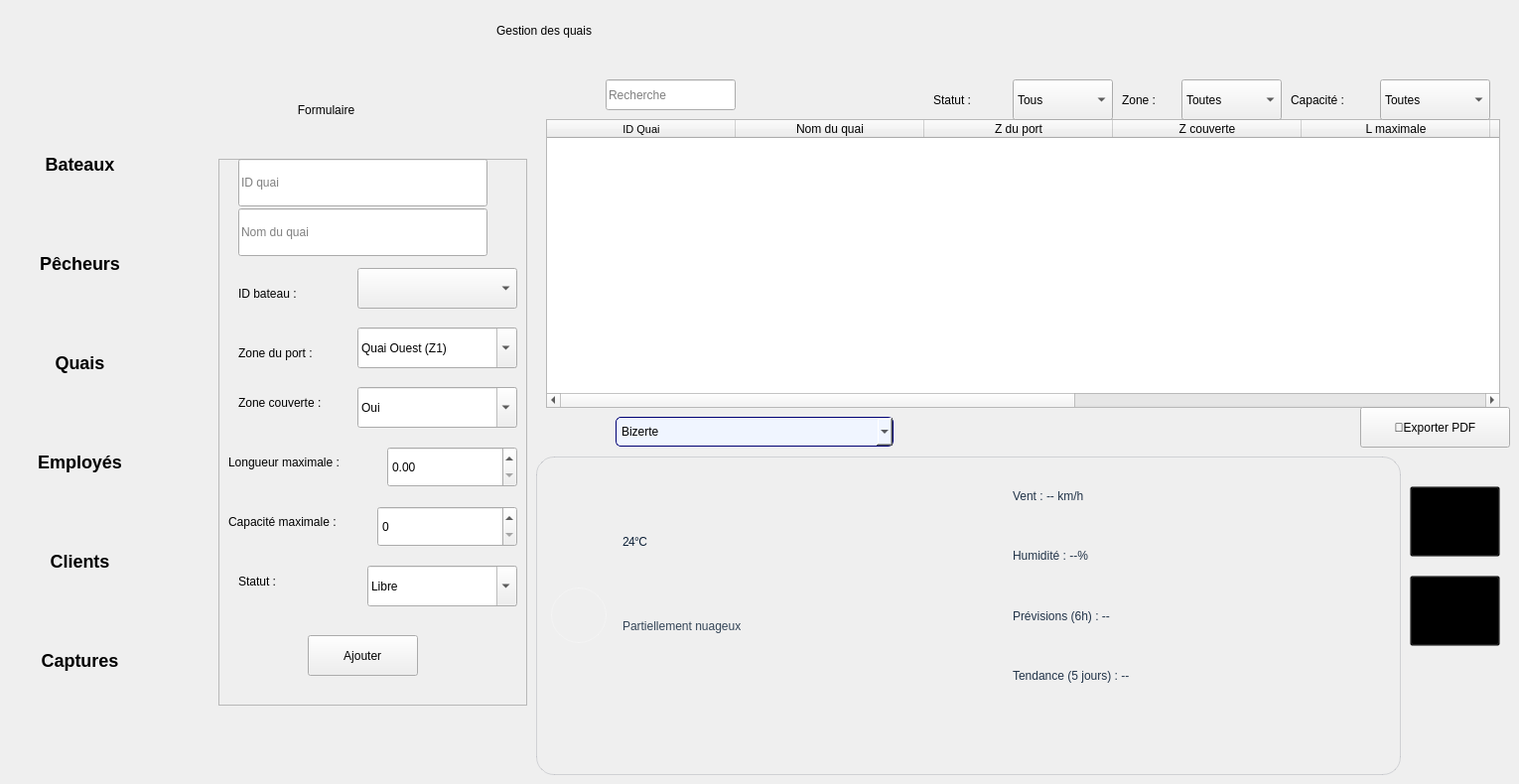
    <widget class="QWidget" name="page_3">
     <widget class="QTableWidget" name="tableWidgetQuai">
      <property name="geometry">
       <rect>
        <x>550</x>
        <y>120</y>
        <width>961</width>
        <height>291</height>
       </rect>
      </property>
      <property name="styleSheet">
       <string notr="true"/>
      </property>
      <attribute name="horizontalHeaderMinimumSectionSize">
       <number>41</number>
      </attribute>
      <attribute name="horizontalHeaderDefaultSectionSize">
       <number>190</number>
      </attribute>
      <attribute name="verticalHeaderMinimumSectionSize">
       <number>31</number>
      </attribute>
      <attribute name="verticalHeaderDefaultSectionSize">
       <number>38</number>
      </attribute>
      <column>
       <property name="text">
        <string>ID Quai</string>
       </property>
       <property name="font">
        <font>
         <pointsize>8</pointsize>
        </font>
       </property>
      </column>
      <column>
       <property name="text">
        <string>Nom du quai</string>
       </property>
      </column>
      <column>
       <property name="text">
        <string>Z du port</string>
       </property>
      </column>
      <column>
       <property name="text">
        <string>Z couverte</string>
       </property>
      </column>
      <column>
       <property name="text">
        <string>L maximale</string>
       </property>
      </column>
      <column>
       <property name="text">
        <string>C maximale</string>
       </property>
       <property name="font">
        <font>
         <bold>false</bold>
        </font>
       </property>
      </column>
      <column>
       <property name="text">
        <string>Statut</string>
       </property>
      </column>
      <column>
       <property name="text">
        <string>ID bateau</string>
       </property>
      </column>
      <column>
       <property name="text">
        <string>Actions</string>
       </property>
      </column>
     </widget>
     <widget class="QLineEdit" name="lineEdit_3">
      <property name="geometry">
       <rect>
        <x>610</x>
        <y>80</y>
        <width>131</width>
        <height>31</height>
       </rect>
      </property>
      <property name="placeholderText">
       <string>Recherche</string>
      </property>
     </widget>
     <widget class="QLabel" name="label_3">
      <property name="geometry">
       <rect>
        <x>500</x>
        <y>0</y>
        <width>501</width>
        <height>61</height>
       </rect>
      </property>
      <property name="styleSheet">
       <string notr="true"/>
      </property>
      <property name="text">
       <string>Gestion des quais</string>
      </property>
     </widget>
     <widget class="QComboBox" name="comboBox_3">
      <property name="geometry">
       <rect>
        <x>1020</x>
        <y>80</y>
        <width>101</width>
        <height>41</height>
       </rect>
      </property>
      <item>
       <property name="text">
        <string>Tous</string>
       </property>
      </item>
      <item>
       <property name="text">
        <string>Libre</string>
       </property>
      </item>
      <item>
       <property name="text">
        <string>Occupé</string>
       </property>
      </item>
      <item>
       <property name="text">
        <string>Maintenance</string>
       </property>
      </item>
     </widget>
     <widget class="QLabel" name="label3_10">
      <property name="geometry">
       <rect>
        <x>560</x>
        <y>80</y>
        <width>31</width>
        <height>31</height>
       </rect>
      </property>
      <property name="styleSheet">
       <string notr="true">color: rgb(255, 255, 255);
image: url(:/res/loupe.png);</string>
      </property>
      <property name="text">
       <string/>
      </property>
     </widget>
     <widget class="QLabel" name="label3_8">
      <property name="geometry">
       <rect>
        <x>1130</x>
        <y>80</y>
        <width>51</width>
        <height>41</height>
       </rect>
      </property>
      <property name="styleSheet">
       <string notr="true"/>
      </property>
      <property name="text">
       <string>Zone :</string>
      </property>
     </widget>
     <widget class="QComboBox" name="comboBox_4">
      <property name="geometry">
       <rect>
        <x>1190</x>
        <y>80</y>
        <width>101</width>
        <height>41</height>
       </rect>
      </property>
      <item>
       <property name="text">
        <string>Toutes</string>
       </property>
      </item>
      <item>
       <property name="text">
        <string>Nord</string>
       </property>
      </item>
      <item>
       <property name="text">
        <string>Bassin central (Z3)</string>
       </property>
      </item>
      <item>
       <property name="text">
        <string>Quai Est (Z2)</string>
       </property>
      </item>
      <item>
       <property name="text">
        <string>Quai Ouest (Z1)</string>
       </property>
      </item>
     </widget>
     <widget class="QComboBox" name="comboBox_5">
      <property name="geometry">
       <rect>
        <x>1390</x>
        <y>80</y>
        <width>111</width>
        <height>41</height>
       </rect>
      </property>
      <item>
       <property name="text">
        <string>Toutes</string>
       </property>
      </item>
      <item>
       <property name="text">
        <string>&lt;= 5 bateaux</string>
       </property>
      </item>
      <item>
       <property name="text">
        <string>6-10 bateaux</string>
       </property>
      </item>
      <item>
       <property name="text">
        <string>&gt; 10 bateaux</string>
       </property>
      </item>
     </widget>
     <widget class="QLabel" name="label3_7">
      <property name="geometry">
       <rect>
        <x>940</x>
        <y>80</y>
        <width>61</width>
        <height>41</height>
       </rect>
      </property>
      <property name="styleSheet">
       <string notr="true"/>
      </property>
      <property name="text">
       <string>Statut :</string>
      </property>
     </widget>
     <widget class="QLabel" name="label3_9">
      <property name="geometry">
       <rect>
        <x>1300</x>
        <y>80</y>
        <width>91</width>
        <height>41</height>
       </rect>
      </property>
      <property name="styleSheet">
       <string notr="true"/>
      </property>
      <property name="text">
       <string>Capacité :</string>
      </property>
     </widget>
     <widget class="QFrame" name="frame">
      <property name="geometry">
       <rect>
        <x>220</x>
        <y>160</y>
        <width>311</width>
        <height>551</height>
       </rect>
      </property>
      <property name="styleSheet">
       <string notr="true"/>
      </property>
      <property name="frameShape">
       <enum>QFrame::Shape::StyledPanel</enum>
      </property>
      <property name="frameShadow">
       <enum>QFrame::Shadow::Raised</enum>
      </property>
      <widget class="QLineEdit" name="lineEdit_4">
       <property name="geometry">
        <rect>
         <x>20</x>
         <y>0</y>
         <width>251</width>
         <height>48</height>
        </rect>
       </property>
       <property name="text">
        <string/>
       </property>
       <property name="placeholderText">
        <string>ID quai</string>
       </property>
      </widget>
      <widget class="QLineEdit" name="lineEdit_6">
       <property name="geometry">
        <rect>
         <x>20</x>
         <y>50</y>
         <width>251</width>
         <height>48</height>
        </rect>
       </property>
       <property name="text">
        <string/>
       </property>
       <property name="placeholderText">
        <string>Nom du quai</string>
       </property>
      </widget>
      <widget class="QLabel" name="label_idBateauQuai">
       <property name="geometry">
        <rect>
         <x>20</x>
         <y>120</y>
         <width>131</width>
         <height>31</height>
        </rect>
       </property>
       <property name="styleSheet">
        <string notr="true">border: none;
</string>
       </property>
       <property name="text">
        <string>ID bateau :</string>
       </property>
      </widget>
      <widget class="QComboBox" name="comboBoxQuaiBateau">
       <property name="geometry">
        <rect>
         <x>140</x>
         <y>110</y>
         <width>161</width>
         <height>41</height>
        </rect>
       </property>
       <property name="editable">
        <bool>false</bool>
       </property>
      </widget>
      <widget class="QComboBox" name="comboBox_6">
       <property name="geometry">
        <rect>
         <x>140</x>
         <y>170</y>
         <width>161</width>
         <height>41</height>
        </rect>
       </property>
       <property name="styleSheet">
        <string notr="true">#combo_box{ border-radius: 15px;
         color: rgba(0, 0, 50, 0.7);
    border: 2px solid #59abc8 ;
}</string>
       </property>
       <property name="editable">
        <bool>true</bool>
       </property>
       <property name="currentText">
        <string>Quai Ouest (Z1)</string>
       </property>
       <item>
        <property name="text">
         <string>Quai Ouest (Z1)</string>
        </property>
       </item>
       <item>
        <property name="text">
         <string>Bassin central (Z3)</string>
        </property>
       </item>
       <item>
        <property name="text">
         <string>Quai Est (Z2)</string>
        </property>
       </item>
      </widget>
      <widget class="QLabel" name="label_2">
       <property name="geometry">
        <rect>
         <x>10</x>
         <y>290</y>
         <width>161</width>
         <height>31</height>
        </rect>
       </property>
       <property name="text">
        <string>Longueur maximale :</string>
       </property>
      </widget>
      <widget class="QDoubleSpinBox" name="doubleSpinBox_2">
       <property name="geometry">
        <rect>
         <x>170</x>
         <y>290</y>
         <width>131</width>
         <height>41</height>
        </rect>
       </property>
      </widget>
      <widget class="QLabel" name="label3_6">
       <property name="geometry">
        <rect>
         <x>10</x>
         <y>350</y>
         <width>181</width>
         <height>31</height>
        </rect>
       </property>
       <property name="styleSheet">
        <string notr="true"/>
       </property>
       <property name="text">
        <string>Capacité maximale :</string>
       </property>
      </widget>
      <widget class="QSpinBox" name="spinBox_2">
       <property name="geometry">
        <rect>
         <x>160</x>
         <y>350</y>
         <width>141</width>
         <height>41</height>
        </rect>
       </property>
      </widget>
      <widget class="QComboBox" name="comboBox_7">
       <property name="geometry">
        <rect>
         <x>150</x>
         <y>410</y>
         <width>151</width>
         <height>41</height>
        </rect>
       </property>
       <property name="editable">
        <bool>true</bool>
       </property>
       <property name="currentText">
        <string>Libre</string>
       </property>
       <item>
        <property name="text">
         <string>Libre</string>
        </property>
       </item>
       <item>
        <property name="text">
         <string>Occupé</string>
        </property>
       </item>
       <item>
        <property name="text">
         <string>Maintenance</string>
        </property>
       </item>
      </widget>
      <widget class="QPushButton" name="pushButton_11">
       <property name="geometry">
        <rect>
         <x>90</x>
         <y>480</y>
         <width>111</width>
         <height>41</height>
        </rect>
       </property>
       <property name="text">
        <string> Ajouter </string>
       </property>
      </widget>
      <widget class="QComboBox" name="comboBox_8">
       <property name="geometry">
        <rect>
         <x>140</x>
         <y>230</y>
         <width>161</width>
         <height>41</height>
        </rect>
       </property>
       <property name="styleSheet">
        <string notr="true">#combo_box{ border-radius: 15px;
         color: rgba(0, 0, 50, 0.7);
    border: 2px solid #59abc8 ;
}</string>
       </property>
       <property name="editable">
        <bool>true</bool>
       </property>
       <property name="currentText">
        <string>Oui</string>
       </property>
       <item>
        <property name="text">
         <string>Oui</string>
        </property>
       </item>
       <item>
        <property name="text">
         <string>Non</string>
        </property>
       </item>
      </widget>
      <widget class="QLabel" name="label_4">
       <property name="geometry">
        <rect>
         <x>20</x>
         <y>180</y>
         <width>131</width>
         <height>31</height>
        </rect>
       </property>
       <property name="text">
        <string>Zone du port :</string>
       </property>
      </widget>
      <widget class="QLabel" name="label_5">
       <property name="geometry">
        <rect>
         <x>20</x>
         <y>230</y>
         <width>131</width>
         <height>31</height>
        </rect>
       </property>
       <property name="text">
        <string>Zone couverte :</string>
       </property>
      </widget>
      <widget class="QLabel" name="label_6">
       <property name="geometry">
        <rect>
         <x>20</x>
         <y>410</y>
         <width>131</width>
         <height>31</height>
        </rect>
       </property>
       <property name="text">
        <string>Statut :</string>
       </property>
      </widget>
     </widget>
     <widget class="QLabel" name="label">
      <property name="geometry">
       <rect>
        <x>240</x>
        <y>90</y>
        <width>271</width>
        <height>41</height>
       </rect>
      </property>
      <property name="styleSheet">
       <string notr="true"/>
      </property>
      <property name="text">
       <string>                  Formulaire</string>
      </property>
     </widget>
     <widget class="QPushButton" name="pushButton_6">
      <property name="geometry">
       <rect>
        <x>1420</x>
        <y>580</y>
        <width>91</width>
        <height>71</height>
       </rect>
      </property>
      <property name="styleSheet">
       <string notr="true">image: url(:/res/icons8-marqueur-de-plan-50.png);
background:transparent;</string>
      </property>
      <property name="text">
       <string/>
      </property>
     </widget>
     <widget class="QPushButton" name="pushButton_9">
      <property name="geometry">
       <rect>
        <x>1420</x>
        <y>490</y>
        <width>91</width>
        <height>71</height>
       </rect>
      </property>
      <property name="styleSheet">
       <string notr="true">image: url(:/res/statistiques.png);
background:transparent;</string>
      </property>
      <property name="text">
       <string/>
      </property>
     </widget>
     <widget class="QComboBox" name="comboBoxCity">
      <property name="geometry">
       <rect>
        <x>620</x>
        <y>420</y>
        <width>280</width>
        <height>30</height>
       </rect>
      </property>
      <property name="styleSheet">
       <string notr="true">border-radius: 5px;
background-color: rgb(240, 245, 255);
border: 1px solid rgb(0, 0, 115);
padding: 3px 5px;
font-size: 12px;</string>
      </property>
      <item>
       <property name="text">
        <string>Bizerte</string>
       </property>
      </item>
      <item>
       <property name="text">
        <string>Tunis</string>
       </property>
      </item>
      <item>
       <property name="text">
        <string>Sfax</string>
       </property>
      </item>
      <item>
       <property name="text">
        <string>Sousse</string>
       </property>
      </item>
      <item>
       <property name="text">
        <string>Gabes</string>
       </property>
      </item>
      <item>
       <property name="text">
        <string>Kelibia</string>
       </property>
      </item>
      <item>
       <property name="text">
        <string>Tabarka</string>
       </property>
      </item>
      <item>
       <property name="text">
        <string>Kasserine</string>
       </property>
      </item>
     </widget>
     <widget class="QFrame" name="frameMeteo">
      <property name="geometry">
       <rect>
        <x>540</x>
        <y>460</y>
        <width>871</width>
        <height>321</height>
       </rect>
      </property>
      <property name="styleSheet">
       <string notr="true">QFrame#frameMeteo {
  border-radius: 18px;
  background: qlineargradient(x1:0, y1:0, x2:1, y2:1,
    stop:0 rgba(255, 255, 255, 235),
    stop:1 rgba(231, 245, 255, 235));
  border: 1px solid rgba(15, 23, 42, 35);
}

QLabel {
  background: transparent;
  border: none;
}

QLabel#labelMeteoTemp {
  color: #0B1F36;
  font: 800 36px &quot;Segoe UI&quot;;
  letter-spacing: -0.6px;
}

QLabel#labelMeteoDesc {
  color: rgba(11, 31, 54, 210);
  font: 600 12px &quot;Segoe UI&quot;;
}

QLabel#labelMeteoWind,
QLabel#labelMeteoHumidity,
QLabel#labelMeteoHourly,
QLabel#labelMeteoDaily,
QLabel#labelMeteoDayDetails {
    color: rgba(11, 31, 54, 230);
    font: 11px &quot;Segoe UI&quot;;
    line-height: 1.45;
}</string>
      </property>
      <property name="frameShape">
       <enum>QFrame::Shape::StyledPanel</enum>
      </property>
      <property name="frameShadow">
       <enum>QFrame::Shadow::Raised</enum>
      </property>
      <layout class="QHBoxLayout" name="horizontalLayoutMeteo">
       <property name="spacing">
        <number>16</number>
       </property>
       <property name="leftMargin">
        <number>14</number>
       </property>
       <property name="topMargin">
        <number>12</number>
       </property>
       <property name="rightMargin">
        <number>14</number>
       </property>
       <property name="bottomMargin">
        <number>12</number>
       </property>
       <item>
        <widget class="QLabel" name="labelMeteoIcon">
         <property name="minimumSize">
          <size>
           <width>56</width>
           <height>56</height>
          </size>
         </property>
         <property name="maximumSize">
          <size>
           <width>56</width>
           <height>56</height>
          </size>
         </property>
         <property name="styleSheet">
          <string notr="true">qproperty-alignment: AlignCenter;
font-size: 32px;
color: white;
background-color: qlineargradient(spread:pad, x1:0, y1:0, x2:1, y2:1,
    stop:0 rgba(0, 149, 255, 255), stop:1 rgba(0, 102, 204, 255));
border-radius: 28px;
border: 1px solid rgba(255, 255, 255, 70);</string>
         </property>
         <property name="text">
          <string/>
         </property>
        </widget>
       </item>
       <item>
        <layout class="QVBoxLayout" name="verticalLayoutMeteoInfo">
         <property name="spacing">
          <number>6</number>
         </property>
         <item>
          <widget class="QLabel" name="labelMeteoTemp">
           <property name="styleSheet">
            <string notr="true"/>
           </property>
           <property name="text">
            <string>24°C</string>
           </property>
           <property name="alignment">
            <set>Qt::AlignmentFlag::AlignLeading|Qt::AlignmentFlag::AlignLeft|Qt::AlignmentFlag::AlignVCenter</set>
           </property>
          </widget>
         </item>
         <item>
          <widget class="QLabel" name="labelMeteoDesc">
           <property name="styleSheet">
            <string notr="true">qproperty-alignment: AlignLeft | AlignTop;</string>
           </property>
           <property name="text">
            <string>Partiellement nuageux</string>
           </property>
           <property name="alignment">
            <set>Qt::AlignmentFlag::AlignLeading|Qt::AlignmentFlag::AlignLeft|Qt::AlignmentFlag::AlignTop</set>
           </property>
           <property name="wordWrap">
            <bool>true</bool>
           </property>
          </widget>
         </item>
        </layout>
       </item>
       <item>
        <layout class="QVBoxLayout" name="verticalLayoutMeteoDetails">
         <property name="spacing">
          <number>6</number>
         </property>
         <item>
          <widget class="QLabel" name="labelMeteoWind">
           <property name="styleSheet">
            <string notr="true">qproperty-alignment: AlignLeft | AlignTop;</string>
           </property>
           <property name="text">
            <string>Vent : -- km/h</string>
           </property>
           <property name="wordWrap">
            <bool>true</bool>
           </property>
          </widget>
         </item>
         <item>
          <widget class="QLabel" name="labelMeteoHumidity">
           <property name="styleSheet">
            <string notr="true">qproperty-alignment: AlignLeft | AlignTop;</string>
           </property>
           <property name="text">
            <string>Humidité : --%</string>
           </property>
           <property name="wordWrap">
            <bool>true</bool>
           </property>
          </widget>
         </item>
         <item>
          <widget class="QLabel" name="labelMeteoHourly">
           <property name="styleSheet">
            <string notr="true">qproperty-alignment: AlignLeft | AlignTop;</string>
           </property>
           <property name="text">
            <string>Prévisions (6h) : --</string>
           </property>
           <property name="wordWrap">
            <bool>true</bool>
           </property>
          </widget>
         </item>
         <item>
          <widget class="QLabel" name="labelMeteoDaily">
           <property name="styleSheet">
            <string notr="true">qproperty-alignment: AlignLeft | AlignTop;</string>
           </property>
           <property name="text">
            <string>Tendance (5 jours) : --</string>
           </property>
           <property name="wordWrap">
            <bool>true</bool>
           </property>
          </widget>
         </item>
         <item>
          <widget class="QLabel" name="labelMeteoDayDetails">
           <property name="styleSheet">
            <string notr="true">qproperty-alignment: AlignLeft | AlignTop;</string>
           </property>
           <property name="text">
            <string/>
           </property>
           <property name="wordWrap">
            <bool>true</bool>
           </property>
          </widget>
         </item>
        </layout>
       </item>
      </layout>
     </widget>
     <widget class="QFrame" name="frame_4">
      <property name="geometry">
       <rect>
        <x>-160</x>
        <y>70</y>
        <width>371</width>
        <height>701</height>
       </rect>
      </property>
      <property name="styleSheet">
       <string notr="true">border-radius:185px;
font-weight:600;
font-size:18px</string>
      </property>
      <property name="frameShape">
       <enum>QFrame::Shape::StyledPanel</enum>
      </property>
      <property name="frameShadow">
       <enum>QFrame::Shadow::Raised</enum>
      </property>
      <widget class="QPushButton" name="pushButton_3b_8">
       <property name="geometry">
        <rect>
         <x>170</x>
         <y>70</y>
         <width>141</width>
         <height>51</height>
        </rect>
       </property>
       <property name="text">
        <string>Bateaux</string>
       </property>
      </widget>
      <widget class="QPushButton" name="pushButton_3b_9">
       <property name="geometry">
        <rect>
         <x>170</x>
         <y>170</y>
         <width>141</width>
         <height>51</height>
        </rect>
       </property>
       <property name="text">
        <string>Pêcheurs</string>
       </property>
      </widget>
      <widget class="QPushButton" name="pushButton_3b_10">
       <property name="geometry">
        <rect>
         <x>170</x>
         <y>270</y>
         <width>141</width>
         <height>51</height>
        </rect>
       </property>
       <property name="text">
        <string>Quais</string>
       </property>
      </widget>
      <widget class="QPushButton" name="pushButton_3b_11">
       <property name="geometry">
        <rect>
         <x>170</x>
         <y>370</y>
         <width>141</width>
         <height>51</height>
        </rect>
       </property>
       <property name="text">
        <string>Employés</string>
       </property>
      </widget>
      <widget class="QPushButton" name="pushButton_3b_12">
       <property name="geometry">
        <rect>
         <x>170</x>
         <y>470</y>
         <width>141</width>
         <height>51</height>
        </rect>
       </property>
       <property name="text">
        <string>Clients</string>
       </property>
      </widget>
      <widget class="QPushButton" name="pushButton_3b_13">
       <property name="geometry">
        <rect>
         <x>170</x>
         <y>570</y>
         <width>141</width>
         <height>51</height>
        </rect>
       </property>
       <property name="text">
        <string>Captures</string>
       </property>
      </widget>
      <widget class="QPushButton" name="pushButton">
       <property name="geometry">
        <rect>
         <x>160</x>
         <y>640</y>
         <width>71</width>
         <height>51</height>
        </rect>
       </property>
       <property name="styleSheet">
        <string notr="true">image: url(:/res/en-arriere.png);
background:transparent;
border:none;</string>
       </property>
       <property name="text">
        <string/>
       </property>
      </widget>
     </widget>
     <widget class="QPushButton" name="pushButton_pdfb_2">
      <property name="geometry">
       <rect>
        <x>1370</x>
        <y>410</y>
        <width>151</width>
        <height>41</height>
       </rect>
      </property>
      <property name="text">
       <string>📄Exporter PDF</string>
      </property>
     </widget>
    </widget>
